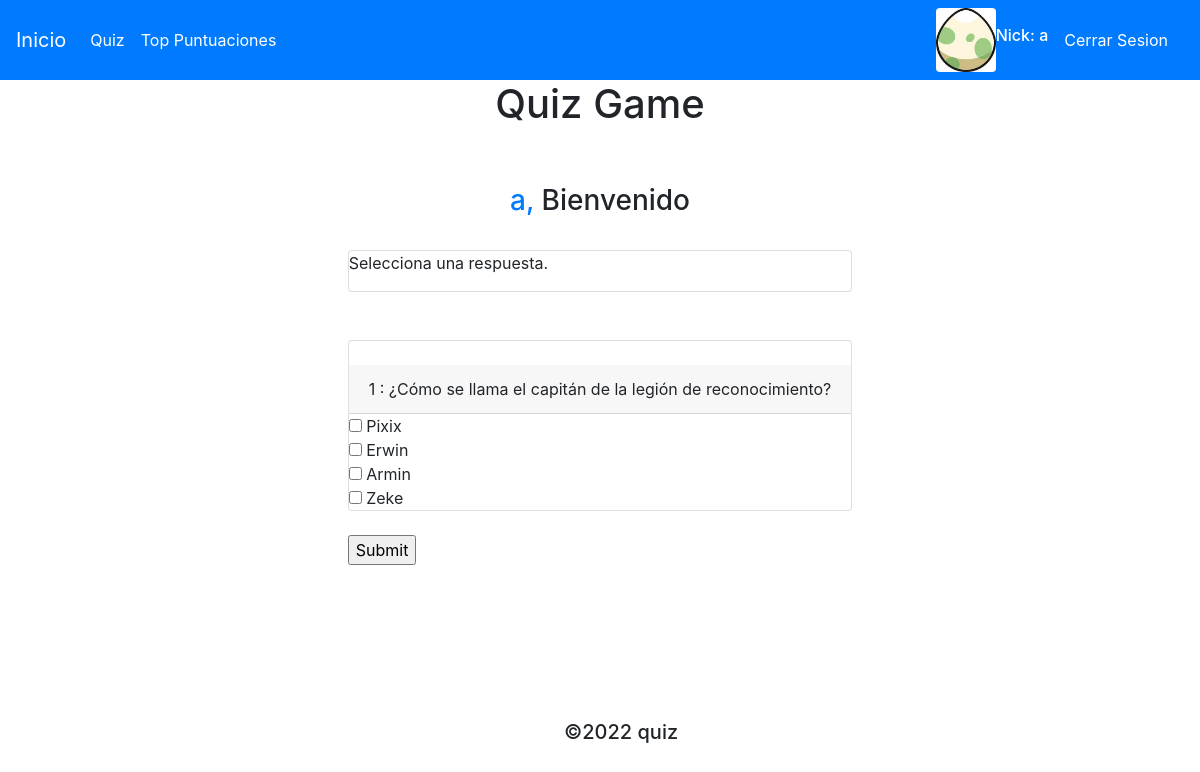
Screenshot of /home.php (signed in) with the database file from the repository.
### tables this page shows
CREATE TABLE users (
    id int NOT NULL AUTO_INCREMENT,
    nombre varchar(255),
    email varchar(50),
    password varchar(255),
    nick varchar(50),
    foto varchar(255),
    PRIMARY KEY (id)
);

CREATE TABLE preguntas (
    pre_id int NOT NULL AUTO_INCREMENT,
    pregunta varchar(255),
    res_id int,
    PRIMARY KEY (pre_id)
);

CREATE TABLE respuestas (
    res_id int NOT NULL AUTO_INCREMENT,
    respuesta varchar(255),
    pre_id int,
    PRIMARY KEY (res_id)
);

### home.php (the view, shortened to what this page needs)
<?php
   include("conn/header.php");
   ?>
      <div>
         <h1 class="text-center">  Quiz Game </h1><br>
      <div class="container "><br>
         <div class="container">
            <div class=" col-lg-12 text-center">
               <h3> <a href="#" > <?php echo $_SESSION['nick']; ?>,</a> Bienvenido </h3>
            </div>
            <br>
            <div class="quizsetting ">
               <div class="card">
                  <p>Selecciona una respuesta.</p>
               </div>
               <br>
               <form action="comprobar.php" method="post">
                  <?php
                        $i = $_SESSION['nPregunta'];
                        $res_id = $i;
                        $sql1 = "SELECT * FROM `preguntas` WHERE `pre_id` = $i";
                        $result1 = mysqli_query($con, $sql1);
                        if (mysqli_num_rows($result1) > 0) {
                     	   while($arrPreg = mysqli_fetch_assoc($result1)) {
                  ?>
                  <br>
                  <div class="card">
                     <br>
                     <p class="card-header">  <?php echo $i ." : ". $arrPreg['pregunta']; ?> </p>
                     <?php
                        $sql = "SELECT * FROM `respuestas` WHERE `pre_id` = $i";
                        $result = mysqli_query($con, $sql);
                        if (mysqli_num_rows($result) > 0) {
                        	while($arrRes = mysqli_fetch_assoc($result)) {
                              switch($i){
                                 case 1:
                                 case 2:
                                 case 3:
                                 case 4:
                                 case 5:
                     ?>
                     <div class="card-block">
                        <input type="checkbox" onclick="uncheck()" name="quizcheck[<?php echo $res_id; ?>]" id="<?php echo $res_id; ?>" value="<?php echo $arrRes['res_id']; ?>" > <?php echo $arrRes['respuesta']; ?>
                        <br>
                     </div>
                     <?php
                                    break;
                     ?>
                  <?php
                              }
                  ?>
                  <?php
                     }}
                     $res_id = $res_id + 1;
                     }}
                  ?>
                  </div>
                  <br>
                  <input type="submit" name="submit" Value="Submit" /> <br>
               </form>
            </div>
            <br>
         </div>
         <br>
         <footer>
            <h5 class="text-center"> &copy2022  quiz</h5>
         </footer>
      </div>
   </body>
</html>

### conn/header.php (shortened to what this page needs)
<?php
require 'connection.php';
if(isset($_SESSION['email'])) {
    $userEmail = $_SESSION['email'];
    $consulta =
            " SELECT `nick`, `foto`" .
            " FROM `users`" .
            " WHERE `email` = '$userEmail'";
    $result = mysqli_query($con, $consulta);
    $row = mysqli_fetch_array($result);
            $userNick = $row['nick'];
            $userFotoLink = $row['foto'];
}
else {
    header("Location: http://localhost/quizPrueba/login.php");
}
?>
<!doctype html>
<html lang="en">
  <head>
    <link rel="stylesheet" href="https://stackpath.bootstrapcdn.com/bootstrap/4.3.1/css/bootstrap.min.css">
    <link rel="stylesheet" media="screen" href="estilo/stilo.css">
  </head>
  <body>
    <nav class="navbar navbar-expand-lg navbar-light bg-primary">
    <a class="navbar-brand text-white" href="http://localhost/quizPrueba/inicio.php">Inicio</a>
    <div class="collapse navbar-collapse" id="navbarText">
        <ul class="navbar-nav mr-auto">
            <li class="nav-item active">
                <a class="nav-link text-white" href="http://localhost/quizPrueba/home.php">Quiz <span class="sr-only">(current)</span></a>
            </li>
            <li class="nav-item">
                <a class="nav-link text-white" href="http://localhost/quizPrueba/puntuaciones.php"> Top Puntuaciones</a>
            </li>
        </ul>
        <img src="img/perfil/<?php echo $userFotoLink;?>" alt="fotoPerfil" class="rounded float-end" style="width: 5vw;">
        <span class="navbar-text" >
            <h6 class="text-white">Nick: <?php echo $userNick;?></h6>
        </span>
        <span class="navbar-text ">
            <a class="nav-link text-white" href="logout.php">Cerrar Sesion</a>
        </span>
    </div>
    </nav>

### estilo/stilo.css (style rules this page uses)
.container { display: flex; flex-direction: column; justify-content: center; align-items: center; }
footer { position: absolute; top:90%; justify-content: center; left:47%; }

### rows the page displays
users: foto (picture), nick "a"
preguntas: pregunta "¿Cómo se llama el capitán de la legión de reconocimiento?"
respuestas: respuesta "Pixix"
respuestas: respuesta "Erwin"
respuestas: respuesta "Armin"
respuestas: respuesta "Zeke"

### other values shown
$_SESSION['nick'] "a"
